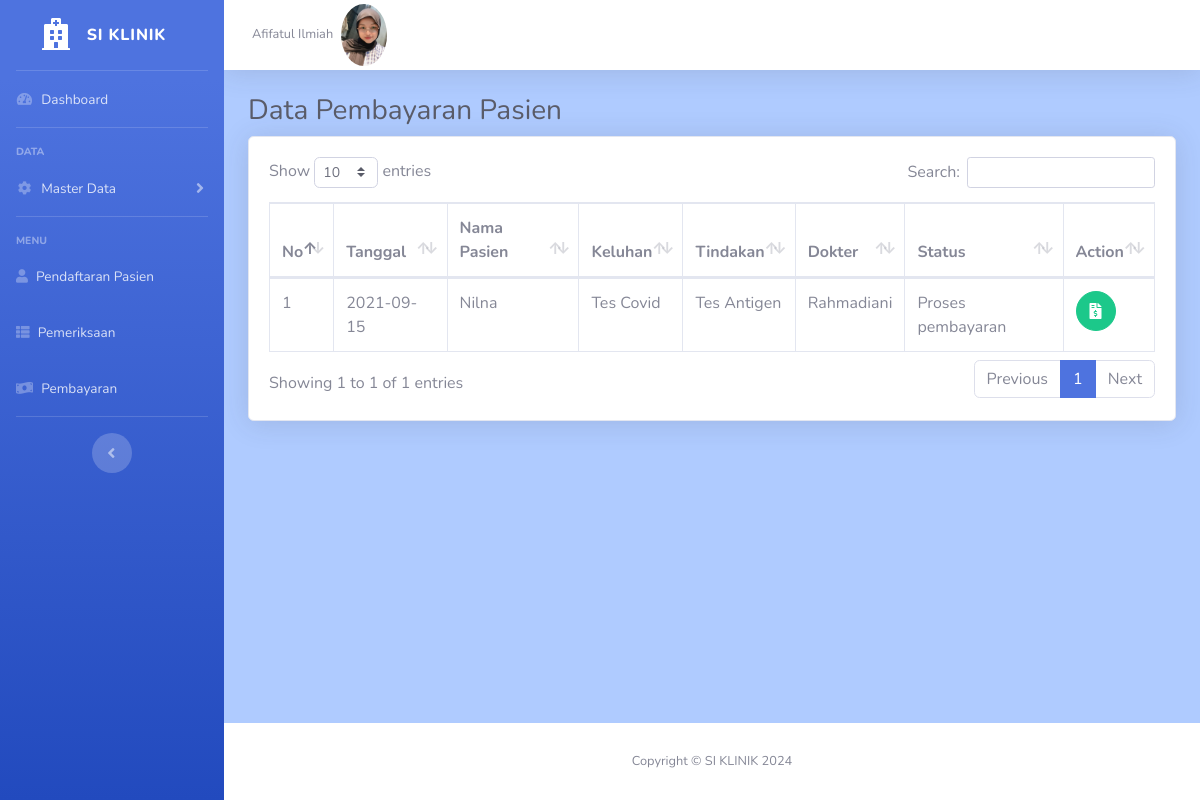
Screenshot of /pembayaran/index.php (signed in) with the database file from the repository.
### tables this page shows
CREATE TABLE `user` (
  `id` int(11) NOT NULL,
  `id_pegawai` int(11) NOT NULL,
  `username` varchar(255) NOT NULL,
  `password` varchar(255) NOT NULL,
  `level` varchar(255) NOT NULL
);

CREATE TABLE `pegawai` (
  `id` int(11) NOT NULL,
  `nama_pegawai` varchar(255) NOT NULL,
  `nohp` varchar(12) NOT NULL,
  `alamat` varchar(255) NOT NULL,
  `jk` varchar(255) NOT NULL
);

CREATE TABLE `pendaftaran` (
  `id` int(11) NOT NULL,
  `id_tindakan` int(11) NOT NULL,
  `id_wilayah` int(11) NOT NULL,
  `id_pegawai` int(11) NOT NULL,
  `nama_pasien` varchar(255) NOT NULL,
  `jk` varchar(255) NOT NULL,
  `alamat` varchar(255) NOT NULL,
  `nohp` varchar(12) NOT NULL,
  `tanggal` date NOT NULL,
  `keluhan` varchar(255) NOT NULL,
  `status` varchar(255) NOT NULL
);

CREATE TABLE `tindakan` (
  `id` int(11) NOT NULL,
  `tindakan` varchar(255) NOT NULL,
  `harga` int(11) NOT NULL
);

### pembayaran/function.php (called while the page is built, shortened)
<?php
require "../koneksi.php";
function select($query)
{
    global $conn;
    $sql = mysqli_query($conn, $query);
    $pembayarans = [];
    while ($pembayaran = mysqli_fetch_assoc($sql)) {
        $pembayarans[] = $pembayaran;
    }
    return $pembayarans;
}

### pembayaran/index.php (the view, shortened to what this page needs)
<?php
require "function.php";
$pegawai = $_SESSION["id_pegawai"];
$user = mysqli_query($conn, "SELECT * FROM user A LEFT JOIN pegawai B ON B.id = A.id_pegawai WHERE A.id_pegawai = '$pegawai'");
$user = mysqli_fetch_assoc($user);
$query = "SELECT A.id AS id_pendaftaran, A.nama_pasien, A.jk, A.alamat, A.nohp, A.tanggal, A.keluhan, A.status,
          B.id AS id_tindakan, B.tindakan,
          C.id AS id_wilayah, C.provinsi, C.kota, C.kecamatan, C.kelurahan,
          D.id AS id_pegawai, D.nama_pegawai FROM pendaftaran A
          LEFT JOIN tindakan B ON B.id = A.id_tindakan
          LEFT JOIN wilayah C ON C.id = A.id_wilayah
          LEFT JOIN pegawai D ON D.id = A.id_pegawai
          WHERE A.status='Proses pembayaran'";
$pasiens = select($query);
?>
<!DOCTYPE html>
<html lang="en">
<head>
    <link href="../assets/vendor/fontawesome-free/css/all.min.css" rel="stylesheet" type="text/css">
    <link href="../assets/css/sb-admin-2.min.css" rel="stylesheet">
    <link href="../assets/vendor/datatables/dataTables.bootstrap4.min.css" rel="stylesheet">
</head>
<body id="page-top">
    <div id="wrapper">
        <ul class="navbar-nav bg-gradient-primary sidebar sidebar-dark accordion" id="accordionSidebar">
            <a class="sidebar-brand d-flex align-items-center justify-content-center" href="../index.php">
                <div class="sidebar-brand-icon">
                    <i class="fas fa-hospital"></i>
                </div>
                <div class="sidebar-brand-text mx-3">SI KLINIK</div>
            </a>
            <hr class="sidebar-divider my-0">
            <li class="nav-item">
                <a class="nav-link" href="../index.php">
                    <i class="fas fa-fw fa-tachometer-alt"></i>
                    <span>Dashboard</span></a>
            </li>
            <hr class="sidebar-divider">
            <div class="sidebar-heading">
                Data
            </div>
            <li class="nav-item">
                <a class="nav-link collapsed" href="#" data-toggle="collapse" data-target="#collapseTwo" aria-expanded="true" aria-controls="collapseTwo">
                    <i class="fas fa-fw fa-cog"></i>
                    <span>Master Data</span>
                </a>
            </li>
            <hr class="sidebar-divider">
            <div class="sidebar-heading">
                Menu
            </div>
            <li class="nav-item">
                <a class="nav-link" href="../pendaftaran/index.php">
                    <i class="fas fa-user"></i>
                    <span>Pendaftaran Pasien</span>
                </a>
            </li>
            <li class="nav-item">
                <a class="nav-link" href="../pemeriksaan/index.php">
                    <i class="fas fa-th-list"></i>
                    <span>Pemeriksaan</span>
                </a>
            </li>
            <li class="nav-item">
                <a class="nav-link" href="../pembayaran/index.php">
                    <i class="fas fa-money-bill-wave"></i>
                    <span>Pembayaran</span>
                </a>
            </li>
            <hr class="sidebar-divider d-none d-md-block">
            <div class="text-center d-none d-md-inline">
                <button class="rounded-circle border-0" id="sidebarToggle"></button>
            </div>
        </ul>
        <div id="content-wrapper" class="d-flex flex-column" style="background-color: #afcbff">
            <div id="content">
                <nav class="navbar navbar-expand navbar-light bg-white topbar mb-4 static-top shadow">
                    <ul class="navbar-nav ml-auto">
                        <li class="nav-item dropdown no-arrow">
                            <a class="nav-link dropdown-toggle" href="#" id="userDropdown" role="button" data-toggle="dropdown" aria-haspopup="true" aria-expanded="false">
                                <span class="mr-2 d-none d-lg-inline text-gray-600 small"><?= $user["nama_pegawai"]; ?></span>
                                <img class="img-profile rounded-circle" src="../assets/img/profil-admin.jpg" style="width: 5%; height: auto; border-radius: 50%;">
                            </a>
                        </li>
                    </ul>
                </nav>
                <div class="container-fluid">
                    <h1 class="h3 mb-2 text-gray-800">Data Pembayaran Pasien</h1>
                    <div class="card shadow mb-4">
                        <div class="card-body">
                            <div class="table-responsive">
                                <table class="table table-bordered" id="dataTable" width="100%" cellspacing="0">
                                    <thead>
                                        <tr>
                                            <th>No</th>
                                            <th>Tanggal</th>
                                            <th>Nama Pasien</th>
                                            <th>Keluhan</th>
                                            <th>Tindakan</th>
                                            <th>Dokter</th>
                                            <th>Status</th>
                                            <th>Action</th>
                                        </tr>
                                    </thead>
                                    <tbody>
                                        <?php $i = 1 ?>
                                        <?php foreach ($pasiens as $row) : ?>
                                            <tr>
                                                <td><?= $i++; ?></td>
                                                <td><?= $row["tanggal"]; ?></td>
                                                <td><?= $row['nama_pasien']; ?></td>
                                                <td><?= $row['keluhan']; ?></td>
                                                <td><?= $row['tindakan']; ?></td>
                                                <td><?= $row['nama_pegawai']; ?></td>
                                                <td><?= $row['status']; ?></td>
                                                <td>
                                                    <a href="../pembayaran/inputBayar.php?id=<?= $row["id_pendaftaran"]; ?>" class="btn btn-success btn-circle">
                                                        <i class="fas fa-file-invoice-dollar"></i>
                                                    </a>
                                                </td>
                                            </tr>
                                        <?php endforeach; ?>
                                    </tbody>
                                </table>
                            </div>
                        </div>
                    </div>
                </div>
            </div>
            <footer class="sticky-footer bg-white">
                <div class="container my-auto">
                    <div class="copyright text-center my-auto">
                        <span>Copyright &copy; SI KLINIK <?= date("Y") ?></span>
                    </div>
                </div>
            </footer>
        </div>
    </div>
</body>
</html>

### rows the page displays
user: id_pegawai.nama_pegawai "Afifatul Ilmiah"
pendaftaran: tanggal "2021-09-15", nama_pasien "Nilna", keluhan "Tes Covid", id_tindakan.tindakan "Tes Antigen", id_pegawai.nama_pegawai "Rahmadiani", status "Proses pembayaran"
